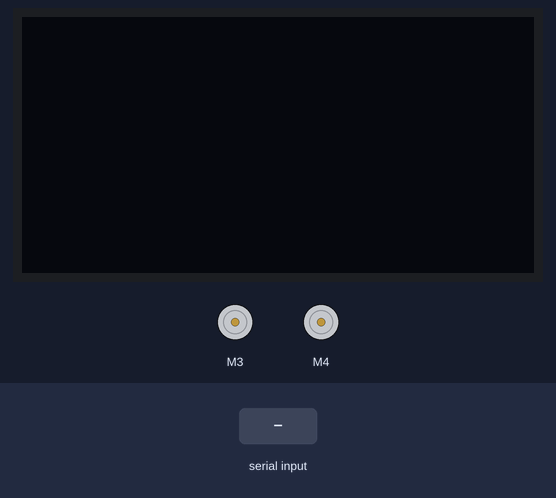
Simulated run of this sketch. Board: Arduino Uno, built with avr-gcc and run on an emulated ATmega328P. Shown: 128×64 one-colour display, 2 × DC motor (green arrow = forward, orange = backward, longer = faster). The test bench sets the inputs (shaded band). Random numbers use the default seed unless the sketch sets one; what the sketch prints to the serial monitor is not drawn.

Above: at 1.2 s.
1.3 s: "m" received over the second serial link
At 2.3 s:
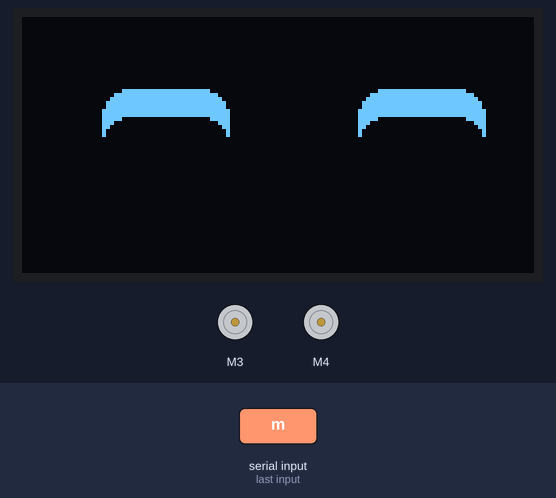
2.8 s: "F" received over the second serial link
At 3.6 s:
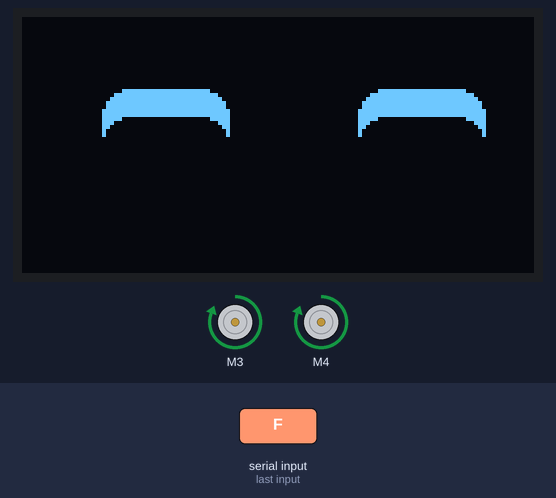
4.3 s: "B" received over the second serial link
At 4.6 s:
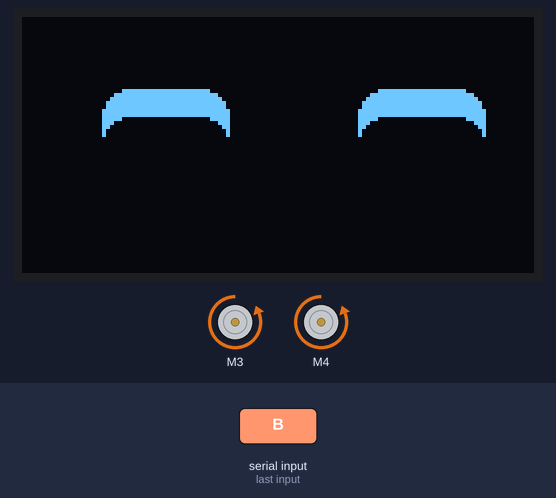
5.8 s: "L" received over the second serial link
At 6.9 s:
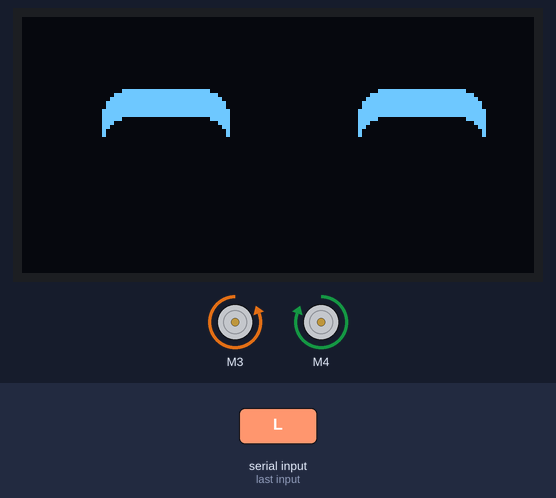
7.3 s: "R" received over the second serial link
At 8.1 s:
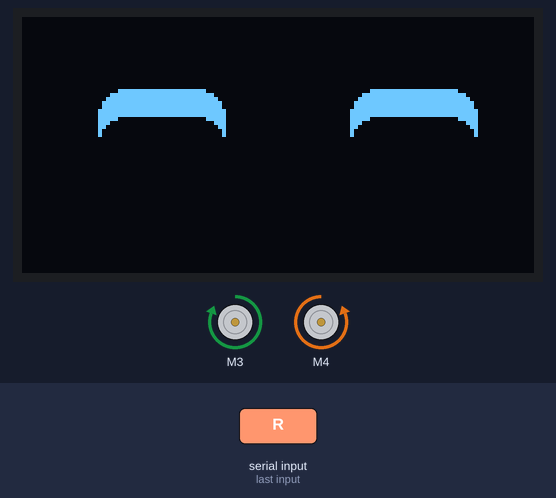
8.8 s: "G" received over the second serial link
At 9.2 s:
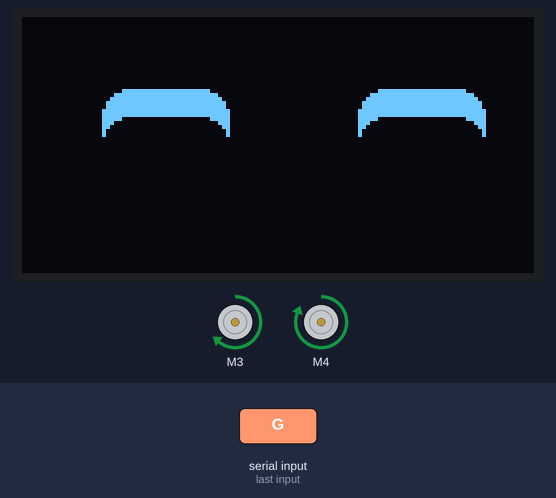
Timing chart, 0 to 11.3 s (numbered marks = the images above; inputs shaded):
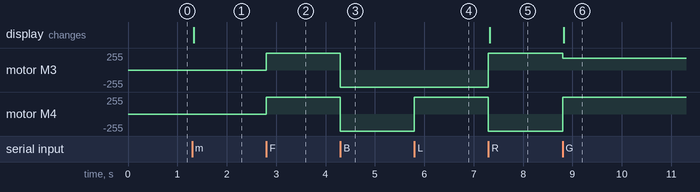

Measured:
- after the input at 1.3 s, the display: changes at once (image 1)
- after the input at 2.8 s, motor M3, motor M4: stopped → forward 255/255 at once
- after the input at 4.3 s, motor M3, motor M4: forward 255/255 → backward 255/255 at once
- after the input at 5.8 s, motor M4: backward 255/255 → forward 255/255 at once
- after the input at 7.3 s, motor M3: backward 255/255 → forward 255/255 at once; motor M4: forward 255/255 → backward 255/255 at once; the display: changes at once (image 5)
- after the input at 8.8 s, motor M3: forward 255/255 → forward 180/255 at once; motor M4: backward 255/255 → forward 255/255 at once; the display: changes at once (image 6)

The sketch:

bluetooth_with_oled_display.ino
```cpp
#include <AFMotor.h>
#include <SoftwareSerial.h>
#include <Wire.h>
#include <Adafruit_GFX.h>
#include <Adafruit_SSD1306.h>
#include "eyes.h"

#define SCREEN_WIDTH 128 // OLED display width, in pixels
#define SCREEN_HEIGHT 64 // OLED display height, in pixels
#define OLED_RESET -1 // Reset pin # (or -1 if sharing Arduino reset pin)
Adafruit_SSD1306 display(SCREEN_WIDTH, SCREEN_HEIGHT, &Wire, OLED_RESET);

SoftwareSerial bluetoothSerial(9, 10); // RX, TX
AF_DCMotor motor3(3, MOTOR34_1KHZ);    // initial motors pin
AF_DCMotor motor4(4, MOTOR34_1KHZ);
char command;

void setup() {
  bluetoothSerial.begin(9600); // Set the baud rate to your Bluetooth module
  Serial.begin(9600);
  Serial.println("Booting");
  if (!display.begin(SSD1306_SWITCHCAPVCC, 0x3c)) { // Address 0x3D for 128x64
    Serial.println(F("SSD1306 allocation failed"));
    for (;;) {
    }
  }
  display.clearDisplay();
  display.display();
}

unsigned char readkey(char input) {
  unsigned char ret = 0;
  if (input == 'm') {
    ret = 1;
  } else if (input == 'l') {
    ret += 2;
  } else if (input == 'r') {
    ret += 4;
  }

  return ret;
}

int xp = 16;
int mood = 0;

void forward() {
  motor3.setSpeed(255); // Define maximum velocity
  motor3.run(FORWARD);  // rotate the motor clockwise
  motor4.setSpeed(255); // Define maximum velocity
  motor4.run(FORWARD);  // rotate the motor clockwise
}

void back() {
  motor3.setSpeed(255); // Define maximum velocity
  motor3.run(BACKWARD); // rotate the motor anti-clockwise
  motor4.setSpeed(255); // Define maximum velocity
  motor4.run(BACKWARD); // rotate the motor anti-clockwise
}

void left() {
  motor3.setSpeed(255); // Define maximum velocity
  motor3.run(BACKWARD);  // rotate the motor clockwise
  motor4.setSpeed(255); // Define maximum velocity
  motor4.run(FORWARD);  // rotate the motor clockwise
}

void right() {
  motor3.setSpeed(255); // Define maximum velocity
  motor3.run(FORWARD); // rotate the motor anti-clockwise
  motor4.setSpeed(255); // Define maximum velocity
  motor4.run(BACKWARD); // rotate the motor anti-clockwise
}

void topleft() {
  motor3.setSpeed(180); // Define maximum velocity
  motor3.run(FORWARD);  // rotate the motor clockwise
  motor4.setSpeed(255); // Define maximum velocity
  motor4.run(FORWARD);  // rotate the motor clockwise
}

void topright() {
  motor3.setSpeed(255); // Define maximum velocity
  motor3.run(FORWARD);  // rotate the motor clockwise
  motor4.setSpeed(180); // Define maximum velocity
  motor4.run(FORWARD);  // rotate the motor clockwise
}

void bottomleft() {
  motor3.setSpeed(180); // Define maximum velocity
  motor3.run(BACKWARD); // rotate the motor anti-clockwise
  motor4.setSpeed(255); // Define maximum velocity
  motor4.run(BACKWARD); // rotate the motor anti-clockwise
}

void bottomright() {
  motor3.setSpeed(255); // Define maximum velocity
  motor3.run(BACKWARD); // rotate the motor anti-clockwise
  motor4.setSpeed(180); // Define maximum velocity
  motor4.run(BACKWARD); // rotate the motor anti-clockwise
}

void Stop() {
  motor3.setSpeed(0);  // Define minimum velocity
  motor3.run(RELEASE); // stop the motor when releasing the button
  motor4.setSpeed(0);  // Define minimum velocity
  motor4.run(RELEASE); // stop the motor when releasing the button
}

void loop() {
  int n;
  if (bluetoothSerial.available() > 0) {
    command = bluetoothSerial.read();
    Stop(); // initialize with motors stopped
    Serial.println(command);
    switch (command) {
      case 'F':
        forward();
        break;
      case 'B':
        back();
        break;
      case 'L':
        left();
        break;
      case 'R':
        right();
        break;
      case 'G':
        topleft();
        break;
      case 'I':
        topright();
        break;
      case 'J':
        bottomright();
        break;
      case 'H':
        bottomleft();
        break;
    }

    static int xd = 4;
    static int wait = 0;
    static int step = 0;
    int x1, x2;
    if (wait > 0) {
      wait--;
      delay(1);
    } else {
      x1 = xd + (xp > 16 ? (16 + 2 * (xp - 16)) : xp);
      x2 = 64 + xd + (xp < 16 ? (-16 + (xp * 2)) : xp);
      switch (step) {
        case 0:
          display.clearDisplay();
          if (xp < 6) { // if eyes to the left
            display.drawBitmap(x1, 18, peyes[mood][2][0], 32, 32, WHITE);
            display.drawBitmap(x2, 18, peyes[mood][1][1], 32, 32, WHITE);
          } else if (xp < 26) { // if eyes to the right
            display.drawBitmap(x1, 18, peyes[mood][0][0], 32, 32, WHITE);
            display.drawBitmap(x2, 18, peyes[mood][0][1], 32, 32, WHITE);
          } else {   // if normal
            display.drawBitmap(x1, 18, peyes[mood][1][0], 32, 32, WHITE);
            display.drawBitmap(x2, 18, peyes[mood][2][1], 32, 32, WHITE);
          }
          display.display();
          wait = random(250, 1000);
          n = random(0, 7);
          if (n == 6) {
            step = 1;
          } else {
            step = 2;
          }
          break;
                case 1:
          display.clearDisplay();
          display.drawBitmap(x1, 8, eye0, 32, 32, WHITE);
          display.drawBitmap(x2, 8, eye0, 32, 32, WHITE);
          display.display();
          wait = 100;
          step = 0;
          break;
        case 2:
          n = random(0, 10);
          if (n < 5) xd--;
          if (n >= 5) xd++;
          if (xd < -4) xd = -3;
          if (xd > 4) xd = 3;
          wait = 0;
          step = 0;
          break;
      }
    }

    if (command == 'L') n = readkey('l');
    if (command == 'R') n = readkey('r');
    if (command == 'W') n = readkey('m');
    if (n == 2) xp = (xp <= 0 ? 0 : xp - 1);
    if (n == 4) xp = (xp >= 32 ? 32 : xp + 1);
    if (command == 'W') {
      mood = (mood >= 5 ? 0 : mood + 1);
    }
    if (n != 0) {
      wait = 0;
      step = 0;
    }
  }
}
```

Source omitted: eyes.h (31934 bytes)
